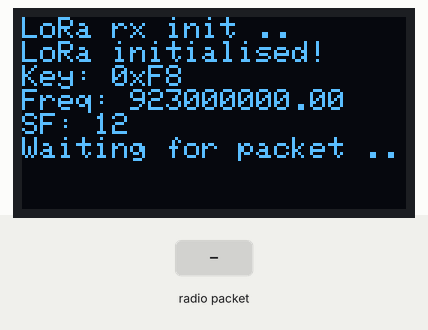
Recording of a sketch running on a simulated ESP8266 (NodeMCU). Shown: 128×64 one-colour display. The test bench sets the inputs (shaded band). No radio packets arrive unless stated; what the sketch prints to the serial monitor is not drawn.

Above: at 4.8 s.
4.9 s: radio packet "1" arrives
At 6.9 s:
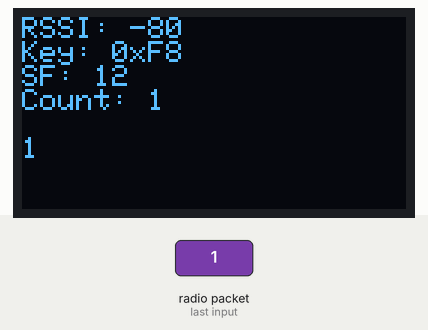
7.4 s: radio packet "0" arrives
At 8.8 s:
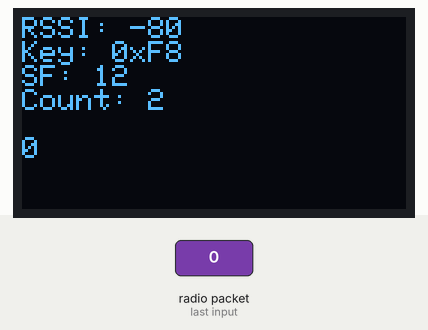
9.9 s: radio packet "2" arrives
At 11.8 s:
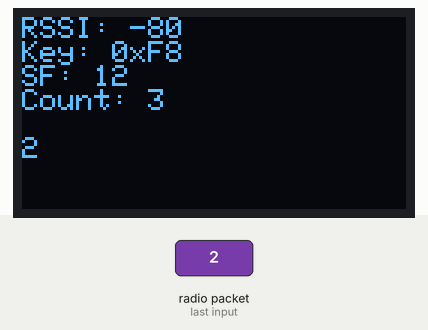
12.4 s: radio packet "1" arrives
At 13.8 s:
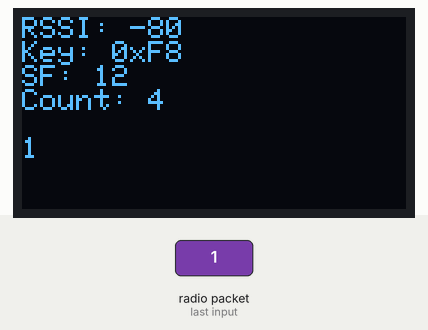
Timing chart, 0 to 15.4 s (numbered marks = the images above; inputs shaded):
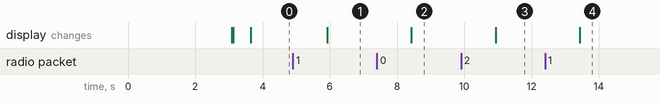

Measured:
- after the input at 4.9 s, the display: changes after 1.0 s (image 1)
- after the input at 7.4 s, the display: changes after 1.0 s (image 2)
- after the input at 9.9 s, the display: changes after 1.0 s (image 3)
- after the input at 12.4 s, the display: changes after 1.0 s (image 4)

The sketch:

esp8266_rx.ino
```cpp
#include <ESP8266WiFi.h>
#include <SPI.h>
#include <LoRa.h>
#include <Wire.h>
#include <Adafruit_GFX.h>
#include <Adafruit_SSD1306.h>

//define the pins used by the transceiver module
#define ss    3
#define rst   16 // gpio16 // d0
#define dio0  15 // gpio15 // d8
#define oled_addr 0x3c
#define sync_word 0xf8
#define spread_factor 12

//433E6 for Asia
//866E6 for Europe
//915E6 for North America
#define freq      923E6

#define SCREEN_WIDTH 128 // OLED display width, in pixels
#define SCREEN_HEIGHT 64 // OLED display height, in pixels

static const uint8_t PROGMEM dickbutt_bits[] = {
   0x00, 0x00, 0x00, 0x00, 0x00, 0x00, 0xd0, 0x05, 0x00, 0x00, 0x00, 0x00,
   0x00, 0x00, 0x00, 0x00, 0x00, 0x00, 0x00, 0x00, 0x00, 0x00, 0xfc, 0x3f,
   0x00, 0x00, 0x00, 0x00, 0x00, 0x00, 0x00, 0x00, 0x00, 0x00, 0x00, 0x00,
   0x00, 0x00, 0x0f, 0x7a, 0x00, 0x00, 0x00, 0x00, 0x00, 0x00, 0x00, 0x00,
   0x00, 0x00, 0x00, 0x00, 0x00, 0x80, 0x03, 0xc0, 0x00, 0x00, 0x00, 0x00,
   0x00, 0x00, 0x00, 0x00, 0x00, 0x00, 0x00, 0x00, 0x00, 0xc0, 0x01, 0xc0,
   0x01, 0x00, 0x00, 0x00, 0x00, 0x00, 0x00, 0x00, 0x00, 0x00, 0x00, 0x00,
   0x00, 0x60, 0x00, 0x80, 0x01, 0x00, 0x00, 0x00, 0x00, 0x00, 0x00, 0x00,
   0x00, 0x00, 0x00, 0x00, 0x00, 0x70, 0x00, 0x00, 0x03, 0x00, 0x00, 0x00,
   0x00, 0x00, 0x00, 0x00, 0x00, 0x00, 0x00, 0x00, 0x00, 0x18, 0x00, 0x00,
   0x03, 0x00, 0x00, 0x00, 0x00, 0x00, 0x00, 0x00, 0x00, 0x00, 0x00, 0x00,
   0x00, 0x3c, 0x00, 0x00, 0x06, 0x00, 0x00, 0x00, 0x00, 0x00, 0x00, 0x00,
   0x00, 0x00, 0x00, 0x00, 0x00, 0x7e, 0x00, 0x1f, 0x06, 0x00, 0x00, 0x00,
   0x00, 0x00, 0x00, 0x00, 0x00, 0x00, 0x00, 0x00, 0x00, 0xff, 0xc0, 0x3f,
   0x06, 0x00, 0x00, 0x00, 0x00, 0x00, 0x00, 0x00, 0x00, 0x00, 0x00, 0x00,
   0x80, 0xbf, 0xe2, 0x27, 0x06, 0x00, 0x00, 0x00, 0x00, 0x00, 0x00, 0x00,
   0x00, 0x00, 0x00, 0x00, 0x80, 0x9f, 0xe3, 0x67, 0x06, 0x00, 0x00, 0x00,
   0x00, 0x00, 0x00, 0x00, 0x00, 0x00, 0x00, 0x00, 0x80, 0xcf, 0xf1, 0x67,
   0x06, 0x00, 0x00, 0x00, 0x00, 0x00, 0x00, 0x00, 0x00, 0x00, 0x00, 0x00,
   0x00, 0xff, 0xe0, 0x31, 0x06, 0x00, 0x00, 0x00, 0x00, 0x00, 0x00, 0x00,
   0x00, 0x00, 0x00, 0x00, 0x80, 0x77, 0x66, 0x3d, 0x06, 0x00, 0x00, 0x00,
   0x00, 0x00, 0x00, 0x00, 0x00, 0x00, 0x00, 0x00, 0x80, 0xe1, 0x8e, 0x07,
   0x02, 0x00, 0x00, 0x00, 0x00, 0x00, 0x00, 0x00, 0x00, 0x00, 0x00, 0x00,
   0x80, 0xc1, 0x07, 0x18, 0x03, 0x00, 0x00, 0x00, 0x00, 0x00, 0x00, 0x00,
   0x00, 0x00, 0x00, 0x00, 0x80, 0x81, 0xf7, 0x3f, 0x06, 0x00, 0x20, 0x00,
   0x00, 0x00, 0x00, 0x00, 0x00, 0x00, 0x00, 0x00, 0x80, 0xff, 0xff, 0x03,
   0x03, 0x00, 0xf0, 0x01, 0x00, 0x00, 0x00, 0x00, 0x00, 0x00, 0x00, 0x00,
   0x80, 0xbf, 0x02, 0x00, 0x06, 0x00, 0xb8, 0x03, 0x00, 0x00, 0x00, 0x00,
   0x00, 0x00, 0x00, 0x00, 0x80, 0x01, 0x00, 0x00, 0x03, 0x00, 0x18, 0x02,
   0x00, 0x00, 0x00, 0x00, 0x00, 0x00, 0x00, 0x00, 0xc0, 0x00, 0x00, 0x00,
   0x06, 0x00, 0x18, 0x06, 0x00, 0x00, 0x00, 0x00, 0x00, 0x00, 0x00, 0x00,
   0x80, 0x01, 0x00, 0x00, 0x06, 0x00, 0x0c, 0x06, 0x00, 0x00, 0x00, 0x00,
   0x00, 0x00, 0x00, 0x00, 0x80, 0x01, 0x00, 0x00, 0x07, 0x00, 0x0c, 0x06,
   0x00, 0x00, 0x00, 0x00, 0x00, 0x00, 0x00, 0x00, 0x80, 0x01, 0x00, 0x00,
   0x06, 0x00, 0x0e, 0x06, 0x00, 0x00, 0x00, 0x00, 0x00, 0x00, 0x00, 0x00,
   0xc0, 0x01, 0x00, 0x34, 0x06, 0x00, 0x06, 0x03, 0x00, 0x00, 0x00, 0x00,
   0x00, 0x00, 0x00, 0x00, 0x80, 0x01, 0x00, 0x36, 0x06, 0x00, 0x07, 0x03,
   0x00, 0x00, 0x00, 0x00, 0x00, 0x00, 0x00, 0x00, 0x80, 0x00, 0x00, 0x3c,
   0x0c, 0x00, 0x43, 0x03, 0x00, 0x00, 0x00, 0x00, 0x00, 0x00, 0x00, 0x00,
   0xc0, 0x01, 0x00, 0x34, 0x8c, 0xff, 0x83, 0x01, 0x00, 0x00, 0x00, 0x00,
   0x00, 0x00, 0x00, 0x00, 0x80, 0x01, 0x00, 0x3c, 0xfc, 0xfb, 0xc1, 0x01,
   0x00, 0x00, 0x00, 0x00, 0x00, 0x00, 0x00, 0x00, 0x80, 0x01, 0x00, 0x34,
   0x3c, 0xc0, 0xc0, 0x06, 0x00, 0x00, 0x00, 0x00, 0x00, 0x00, 0x00, 0x00,
   0x80, 0x01, 0x00, 0x34, 0x1c, 0xe1, 0xe0, 0x1f, 0x00, 0x00, 0x00, 0x00,
   0x00, 0x00, 0x00, 0x00, 0x00, 0x01, 0x00, 0x74, 0x4c, 0xff, 0xe1, 0x1d,
   0x00, 0x00, 0x00, 0x00, 0x00, 0x00, 0x00, 0x00, 0x00, 0x03, 0x00, 0x36,
   0x08, 0xdf, 0x0f, 0x7c, 0x00, 0x00, 0x00, 0x00, 0x00, 0x00, 0x00, 0x00,
   0x00, 0x03, 0x00, 0x36, 0xc0, 0x01, 0x9c, 0x3f, 0x00, 0x00, 0x00, 0x00,
   0x00, 0x00, 0x00, 0x00, 0x00, 0x03, 0x00, 0x3c, 0x80, 0x00, 0x30, 0x3e,
   0x00, 0x00, 0x00, 0x00, 0x00, 0x00, 0x00, 0x00, 0x00, 0x06, 0x00, 0x34,
   0x00, 0x00, 0x60, 0x30, 0x00, 0x00, 0x00, 0x00, 0x00, 0x00, 0x00, 0x00,
   0x00, 0x06, 0x00, 0xec, 0x00, 0x00, 0xc0, 0x70, 0x00, 0x00, 0x00, 0x00,
   0x00, 0x00, 0x00, 0x00, 0x00, 0x0c, 0x00, 0x86, 0x01, 0x08, 0xc0, 0x3f,
   0x00, 0x00, 0x00, 0x00, 0x00, 0x00, 0x00, 0x00, 0x00, 0x0c, 0x00, 0x73,
   0x03, 0x00, 0xc0, 0x3f, 0x00, 0x00, 0x00, 0x00, 0x00, 0x00, 0x00, 0x00,
   0x00, 0x1c, 0x00, 0xeb, 0x03, 0x00, 0xc0, 0x0f, 0x00, 0x00, 0x00, 0x00,
   0x00, 0x00, 0x00, 0x00, 0x00, 0x18, 0x00, 0x7f, 0x01, 0x00, 0xc0, 0x00,
   0x00, 0x00, 0x00, 0x00, 0x00, 0x00, 0x00, 0x00, 0x00, 0x30, 0x00, 0x3e,
   0x00, 0x00, 0xc0, 0x00, 0x00, 0x00, 0x00, 0x00, 0x00, 0x00, 0x00, 0x00,
   0x00, 0x70, 0x00, 0x10, 0x00, 0x04, 0x60, 0x00, 0x00, 0x00, 0x00, 0x00,
   0x00, 0x00, 0x00, 0x00, 0x00, 0xe0, 0x00, 0x00, 0x00, 0x00, 0x70, 0x00,
   0x00, 0x00, 0x00, 0x00, 0x00, 0x00, 0x00, 0x00, 0x00, 0xc0, 0x01, 0x00,
   0x00, 0x00, 0x38, 0x00, 0x00, 0x00, 0x00, 0x00, 0x00, 0x00, 0x00, 0x00,
   0x00, 0x80, 0x03, 0x00, 0x00, 0x08, 0x1c, 0x00, 0x00, 0x00, 0x00, 0x00,
   0x00, 0x00, 0x00, 0x00, 0x00, 0x00, 0x0f, 0x00, 0x00, 0x00, 0x0e, 0x00,
   0x00, 0x00, 0x00, 0x00, 0x00, 0x00, 0x00, 0x00, 0x00, 0x00, 0x3c, 0x00,
   0x00, 0x80, 0x07, 0x00, 0x00, 0x00, 0x00, 0x00, 0x00, 0x00, 0x00, 0x00,
   0x00, 0x00, 0xf8, 0x03, 0x00, 0xff, 0x01, 0x00, 0x00, 0x00, 0x00, 0x00,
   0x00, 0x00, 0x00, 0x00, 0x00, 0x00, 0xe0, 0xbf, 0x3e, 0xff, 0x00, 0x00,
   0x00, 0x00, 0x00, 0x00, 0x00, 0x00, 0x00, 0x00, 0x00, 0x00, 0xe0, 0xff,
   0x7f, 0x07, 0x00, 0x00, 0x00, 0x00, 0x00, 0x00, 0x00, 0x00, 0x00, 0x00,
   0x00, 0x00, 0xa0, 0x43, 0x31, 0x03, 0x00, 0x00, 0x00, 0x00, 0x00, 0x00,
   0x00, 0x00, 0x00, 0x00, 0x00, 0x00, 0xb0, 0x01, 0x73, 0x03, 0x00, 0x00,
   0x00, 0x00, 0x00, 0x00, 0x00, 0x00, 0x00, 0x00, 0x00, 0xc0, 0xb1, 0x81,
   0x7f, 0x01, 0x00, 0x00, 0x00, 0x00, 0x00, 0x00, 0x00, 0x00, 0x00, 0x00,
   0x00, 0xe0, 0xb7, 0x81, 0x3b, 0x03, 0x00, 0x00, 0x00, 0x00, 0x00, 0x00,
   0x00, 0x00, 0x00, 0x00, 0x00, 0xc0, 0xde, 0x01, 0x27, 0x01, 0x00, 0x00,
   0x00, 0x00, 0x00, 0x00, 0x00, 0x00, 0x00, 0x00, 0x00, 0xc0, 0xdc, 0x00,
   0x86, 0x03, 0x00, 0x00, 0x00, 0x00, 0x00, 0x00, 0x00, 0x00, 0x00, 0x00,
   0x00, 0x80, 0x69, 0x00, 0x1e, 0x01, 0x00, 0x00, 0x00, 0x00, 0x00, 0x00,
   0x00, 0x00, 0x00, 0x00, 0x00, 0x00, 0x67, 0x00, 0xf8, 0x03, 0x00, 0x00,
   0x00, 0x00, 0x00, 0x00, 0x00, 0x00, 0x00, 0x00, 0x00, 0x00, 0x7e, 0x00,
   0xe0, 0x01, 0x00, 0x00, 0x00, 0x00, 0x00, 0x00, 0x00, 0x00, 0x00, 0x00,
   0x00, 0x00, 0x3c, 0x00, 0xc0, 0x00, 0x00, 0x00, 0x00, 0x00, 0x00, 0x00,
   0x00, 0x00, 0x00, 0x00, 0x00, 0x00, 0x00, 0x00, 0x00, 0x00, 0x00, 0x00,
   0x00, 0x00, 0x00, 0x00 };

// Declaration for an SSD1306 display connected to I2C (SDA, SCL pins)
#define OLED_RESET     -1 // Reset pin # (or -1 if sharing Arduino reset pin)
Adafruit_SSD1306 display(SCREEN_WIDTH, SCREEN_HEIGHT, &Wire, OLED_RESET);

String row1LCD = "";
String row2LCD = "";
String rssi = "";
int counter = 0;

void setup() {

  // https://www.instructables.com/id/5-Quirks-of-Using-the-ESP8266/?fbclid=IwAR0MsRAcyEfZBElME0NCyNI_gUJcv2b9OyjSvpPiFQUH4rcUnrmjo5jOPfE
  WiFi.mode(WIFI_OFF);

  //initialize Serial Monitor
  Serial.begin(115200);

  if(!display.begin(SSD1306_SWITCHCAPVCC, oled_addr)) { // Address 0x3D for 128x64
    Serial.println(F("SSD1306 allocation failed"));
    for(;;); // Don't proceed, loop forever
  }

  display.clearDisplay();
  display.drawXBitmap(0, 0, dickbutt_bits, SCREEN_WIDTH-1, SCREEN_HEIGHT-1, WHITE);
  display.display();
  delay(3000); // Pause for 2 seconds

  // Clear the buffer
  display.clearDisplay();

  display.setTextColor(SSD1306_WHITE); // Draw white text
  display.cp437(true);         // Use full 256 char 'Code Page 437' font

  display.setCursor(0, 0);     // Start at top-left corner
  display.print("LoRa rx init ..");
  display.display();

  //setup LoRa transceiver module
  LoRa.setPins(ss, rst, dio0);

  while (!LoRa.begin(freq))
  {
    display.print("..");
    display.display();
    delay(500);
  }

  LoRa.setSyncWord(sync_word);
  LoRa.enableCrc();
  LoRa.setSpreadingFactor(spread_factor);
  display.println("");
  display.println("LoRa initialised!");
  display.print("Key: 0x");
  display.println(sync_word, HEX);
  display.print("Freq: ");
  display.println(freq);
  display.print("SF: ");
  display.println(spread_factor);

  display.display();
  delay(500);

  display.println("Waiting for packet ..");
  display.display();
}

void loop()
{
  // try to parse packet
  int packetSize = LoRa.parsePacket();
  if (packetSize)
  {
    // received a packet
    counter++;
    Serial.print("Received packet " + counter);

    while (LoRa.available()) {
      row2LCD = LoRa.readString();
      Serial.print(row2LCD);
    }

    // print RSSI of packet
    rssi = LoRa.packetRssi();
    Serial.println("' with RSSI " + rssi + " and length " + row2LCD.length());

    display.clearDisplay();
    display.setCursor(0, 0);

    // print info
    display.setTextSize(1);
    row1LCD = "RSSI: " + rssi;
    display.println(row1LCD);
    display.print("Key: 0x");
    display.println(sync_word, HEX);
    display.print("SF: ");
    display.println(spread_factor);
    display.print("Count: ");
    display.println(counter);

    // print message
    display.println("");
    display.setTextSize(1.5);
    display.println(row2LCD);
    display.display();
  }
}
```
